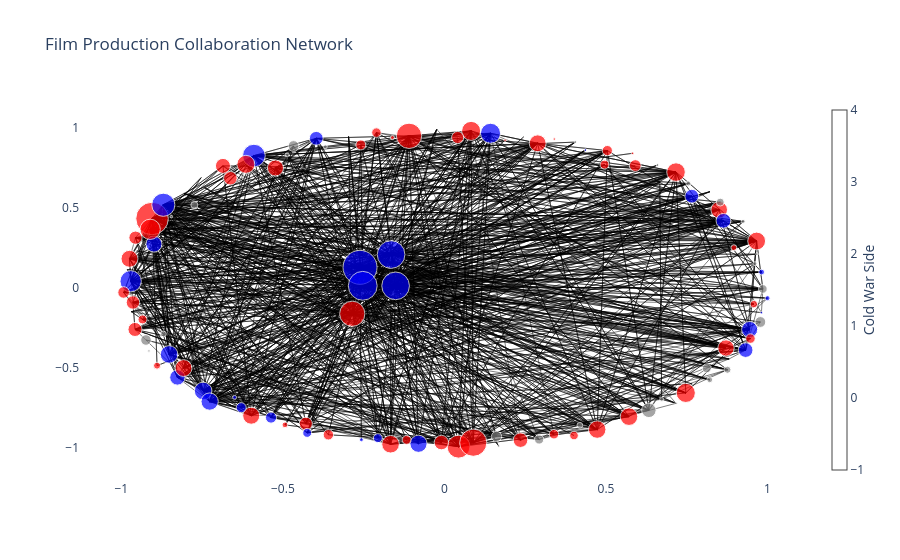

Notebook source saved alongside this figure:
### Code cell
# With plotly
G = nx.Graph()
for country in countries:
    G.add_node(country, side=country_cold_war_side[country], size=log_film_count[country] * 5)

for (c1, c2), count in collaboration_count.items():
    G.add_edge(c1, c2, weight=count)

pos = nx.spring_layout(G, seed=42, k=10, iterations=100)
edge_x = []
edge_y = []
edge_weights = []

for edge in G.edges():
    x0, y0 = pos[edge[0]]
    x1, y1 = pos[edge[1]]
    edge_x.append(x0)
    edge_x.append(x1)
    edge_y.append(y0)
    edge_y.append(y1)
    edge_weights.append(G[edge[0]][edge[1]]['weight'])

edge_trace = go.Scatter(
    x=edge_x,
    y=edge_y,
    line=dict(width=0.5, color='black'),
    hoverinfo='none',
    mode='lines'
)

node_x = []
node_y = []
node_colors = []
node_sizes = []

for node in G.nodes():
    x, y = pos[node]
    node_x.append(x)
    node_y.append(y)
    if G.nodes[node]['side'] == 'Western':
        node_colors.append('blue')
    elif G.nodes[node]['side'] == 'Eastern':
        node_colors.append('red')
    else:
        node_colors.append('grey')
    node_sizes.append(G.nodes[node]['size'] * 0.5)

node_trace = go.Scatter(
    x=node_x,
    y=node_y,
    mode='markers',
    hoverinfo='text',
    hovertext=[node for node in G.nodes()],
    marker=dict(
        showscale=True,
        colorscale='YlGnBu',
        size=node_sizes,
        color=node_colors,
        colorbar=dict(
            thickness=15,
            title='Cold War Side',
            xanchor='left',
            titleside='right'
        )
    )
)

fig = go.Figure(data=[edge_trace, node_trace],
                layout=go.Layout(
                    title='Film Production Collaboration Network',
                    showlegend=False,
                    hovermode='closest',
                    xaxis=dict(showgrid=False, zeroline=False),
                    yaxis=dict(showgrid=False, zeroline=False),
                    plot_bgcolor='white'
                ))

fig.show()

### Figure 1 — Plotly figure (JSON) as saved in the notebook; plotly's stock layout.template omitted (floating-point values rounded to 4 significant figures; data arrays with more than 128 entries replaced by an {"elided": "..."} marker saying what was removed)
{"data": [{"hoverinfo": "none", "line": {"color": "black", "width": 0.5}, "mode": "lines", "type": "scatter", "x": {"elided": "1596 float values"}, "y": {"elided": "1596 float values"}}, {"hoverinfo": "text", "hovertext": ["United States of America", "Italy", "Germany", "Russia", "Hungary", "Estonia", "Ukraine", "Switzerland", "Puerto Rico", "France", "Egypt", "Netherlands", "Japan", "United Kingdom", "Hong Kong", "India", "Spain", "Costa Rica", "Vietnam", "Taiwan", "Australia", "Canada", "Latvia", "Brazil", "Turkey", "Denmark", "Poland", "Korea", "Norway", "Croatia", "Bulgaria", "Austria", "Philippines", "Lithuania", "Portugal", "China", "Romania", "Georgia", "Yugoslavia", "New Zealand", "Czechoslovakia", "Argentina", "Greece", "South Africa", "Luxembourg", "Sweden", "Ireland", "Colombia", "Uruguay", "Belgium", "Czech Republic", "Bangladesh", "Tunisia", "Albania", "Finland", "Iceland", "Liechtenstein", "Mexico", "Iran", "Zimbabwe", "Nepal", "Uzbekistan", "Venezuela", "Bosnia and Herzegovina", "Cuba", "Peru", "Malaysia", "Pakistan", "Sri Lanka", "Algeria", "Israel", "Singapore", "Morocco", "Azerbaijan", "Bolivia", "Cameroon", "Serbia", "Mali", "Macedonia", "Monaco", "Slovakia", "Senegal", "Qatar", "Thailand", "Côte d'Ivoire", "Belarus", "Armenia", "Chile", "Cambodia", "Ghana", "Jamaica", "Slovenia", "Guinea", "Afghanistan", "Democratic Republic of the Congo", "Indonesia", "Montenegro", "Namibia", "Moldova", "Panama", "Burkina Faso", "Aruba", "Ethiopia", "Jordan", "Kazakhstan", "Nigeria", "Libya", "Congo", "Turkmenistan", "Bhutan", "Kuwait", "Lebanon", "Guinea-Bissau", "Mauritania", "Angola", "Burma", "Martinique", "Trinidad and Tobago", "Bahrain", "Syria", "Kyrgyzstan", "Botswana", "Zambia", "Bahamas", "Papua New Guinea", "Ecuador", "Palestinian Territory"], "marker": {"color": ["blue", "blue", "red", "red", "red", "red", "red", "blue", "grey", "blue", "red", "blue", "red", "blue", "red", "red", "blue", "grey", "red", "red", "blue", "blue", "red", "red", "red", "red", "red", "red", "blue", "red", "red", "blue", "blue", "red", "blue", "red", "red", "red", "red", "blue", "red", "red", "red", "blue", "grey", "red", "blue", "red", "grey", "blue", "red", "grey", "red", "red", "red", "blue", "grey", "blue", "grey", "blue", "grey", "red", "red", "red", "red", "blue", "grey", "grey", "red", "red", "blue", "grey", "blue", "red", "grey", "grey", "red", "grey", "blue", "grey", "red", "red", "grey", "blue", "blue", "red", "red", "red", "grey", "grey", "blue", "grey", "grey", "grey", "grey", "grey", "grey", "blue", "red", "grey", "grey", "blue", "grey", "grey", "red", "red", "grey", "grey", "grey", "grey", "grey", "grey", "grey", "blue", "red", "grey", "grey", "blue", "grey", "red", "red", "blue", "grey", "blue", "grey", "grey", "grey"], "colorbar": {"thickness": 15, "title": {"side": "right", "text": "Cold War Side"}, "xanchor": "left"}, "colorscale": [[0, "rgb(255,255,217)"], [0.125, "rgb(237,248,177)"], [0.25, "rgb(199,233,180)"], [0.375, "rgb(127,205,187)"], [0.5, "rgb(65,182,196)"], [0.625, "rgb(29,145,192)"], [0.75, "rgb(34,94,168)"], [0.875, "rgb(37,52,148)"], [1, "rgb(8,29,88)"]], "showscale": true, "size": [34.01, 27.67, 25.24, 32.56, 16.89, 15, 19.11, 17.61, 7.018, 27.69, 14.64, 17.64, 25.38, 28.81, 22.94, 27.22, 22.73, 3.962, 5.805, 16.42, 21.35, 23.17, 13.57, 16.11, 14.45, 17.82, 18.59, 19.02, 15.42, 14.04, 13.12, 16.11, 16.02, 18.02, 13.81, 17.58, 13.21, 11.75, 17.5, 17.21, 16.61, 17.61, 16.85, 13.81, 8.649, 20.31, 14.77, 7.5, 0, 17.3, 16.95, 5.805, 9.518, 3.962, 17.05, 10, 7.925, 20.07, 14.52, 5.805, 2.5, 10.42, 8.962, 10.22, 11.61, 8.962, 10.62, 10.8, 12.14, 9.518, 14.71, 10.22, 8.962, 5.805, 2.5, 5.805, 13.48, 7.018, 2.5, 3.962, 10, 8.962, 0, 11.15, 0, 8.649, 8.962, 9.518, 8.962, 2.5, 3.962, 2.5, 2.5, 3.962, 5.805, 10.8, 2.5, 3.962, 2.5, 5, 9.251, 0, 2.5, 0, 7.018, 2.5, 3.962, 0, 3.962, 0, 0, 0, 0, 5, 0, 0, 0, 0, 0, 0, 2.5, 2.5, 0, 0, 0, 0, 0]}, "mode": "markers", "type": "scatter", "x": [-0.2611, -0.165, -0.2851, -0.9048, 0.2887, -0.6854, 0.7471, -0.7467, -0.7738, -0.151, 0.2355, -0.8521, -0.1095, -0.2527, 0.04376, 0.08933, -0.5896, 0.9247, -0.4934, 0.8716, -0.971, -0.87, -0.6623, -0.5229, -0.009279, 0.9663, 0.7168, 0.08271, -0.8263, -0.9576, -0.4289, 0.9447, -0.899, -0.6145, -0.3966, 0.5713, -0.9561, 0.5907, 0.4729, -0.08019, 0.8504, -0.1666, -0.8073, 0.7656, 0.9856, -0.9106, 0.8636, 0.9577, 0.5605, -0.7265, -0.9746, -0.8697, 0.9472, -0.1608, -0.5979, -0.6288, 0.8537, 0.1427, 0.6328, 0.9817, 0.4051, -0.3591, -0.9343, 0.5042, -0.9928, -0.206, -0.9236, 0.9779, 0.041, -0.2103, 0.9323, 0.1614, -0.4246, 0.8959, -0.9143, 0.821, -0.9639, 0.876, 0.4363, -0.4869, -0.2587, 0.4956, -0.806, -0.5366, -0.9816, 0.4011, -0.1169, 0.3391, 0.812, 0.7168, -0.2569, 0.6599, -0.8451, 0.9612, 0.4192, -0.4669, 0.9675, -0.6494, 0.34, 0.7552, 0.2932, -0.2967, 0.1681, -0.9523, -0.8893, 0.1879, 0.6724, 0.7668, -0.3686, 0.2458, 0.6665, -0.9692, -0.7644, 1, 0.927, 0.9675, -0.03456, -0.7423, -0.3104, 0.5154, 0.5825, 0.9811, -0.7527, -0.02362, 0.8219, -0.938, 0.8812], "y": [0.1263, 0.2063, -0.1643, 0.4318, 0.9021, 0.7609, -0.6593, -0.6471, 0.5164, 0.01037, -0.9546, -0.4186, 0.949, 0.01079, -0.9955, -0.9707, 0.8251, 0.4137, -0.8593, -0.3787, 0.0392, 0.5178, 0.6836, 0.7478, -0.9699, 0.2909, 0.722, 0.9798, -0.5624, -0.2624, -0.8518, -0.2626, 0.2717, 0.7707, 0.9334, -0.8078, 0.3116, 0.763, -0.8885, -0.9773, 0.4862, -0.9803, -0.504, 0.5712, -0.008909, 0.3641, 0.4173, -0.1039, -0.7199, -0.7134, 0.1797, -0.2905, -0.3194, 0.9379, -0.8017, -0.7512, 0.5344, 0.9649, -0.7681, 0.09682, 0.9097, -0.9213, -0.1996, 0.8567, -0.03088, -0.9422, -0.3282, -0.2155, 0.9385, 0.9691, -0.3914, -0.9314, -0.9093, 0.2491, -0.3966, -0.5774, -0.09344, -0.5146, 0.8598, 0.8295, 0.8922, 0.7689, 0.5885, -0.8136, 0.1116, -0.9258, -0.9533, -0.9177, -0.5058, -0.7244, -0.9523, 0.7662, 0.4431, 0.1492, -0.862, 0.8852, 0.209, -0.6872, 0.9287, 0.6509, -0.9506, 0.9449, -0.9917, 0.2286, -0.4886, 0.9219, -0.7, -0.6037, 0.8811, 0.9431, 0.6576, -0.1511, -0.5954, -0.06637, 0.34, 0.04301, 0.8846, 0.6248, -0.9565, -0.8319, 0.8397, -0.1571, 0.6878, 0.9894, 0.5996, -0.003203, -0.4467]}], "layout": {"hovermode": "closest", "plot_bgcolor": "white", "showlegend": false, "title": {"text": "Film Production Collaboration Network"}, "xaxis": {"showgrid": false, "zeroline": false}, "yaxis": {"showgrid": false, "zeroline": false}}}
